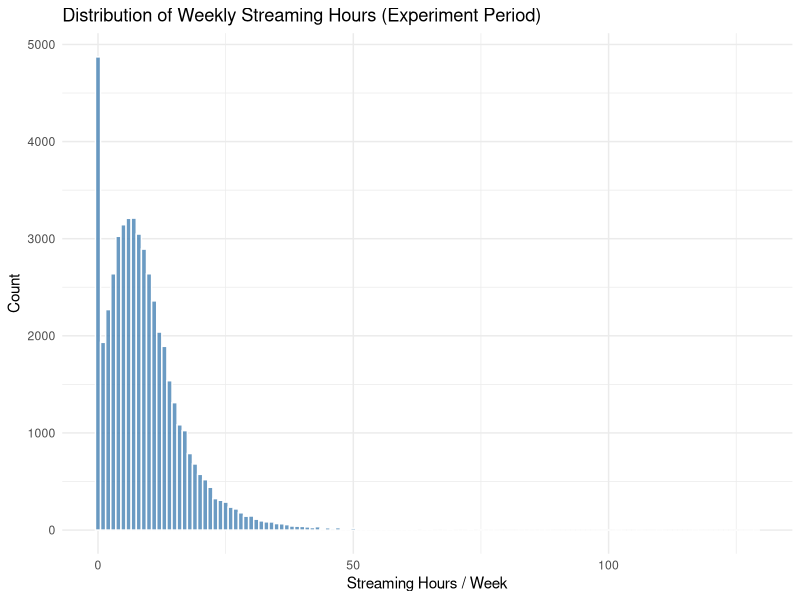
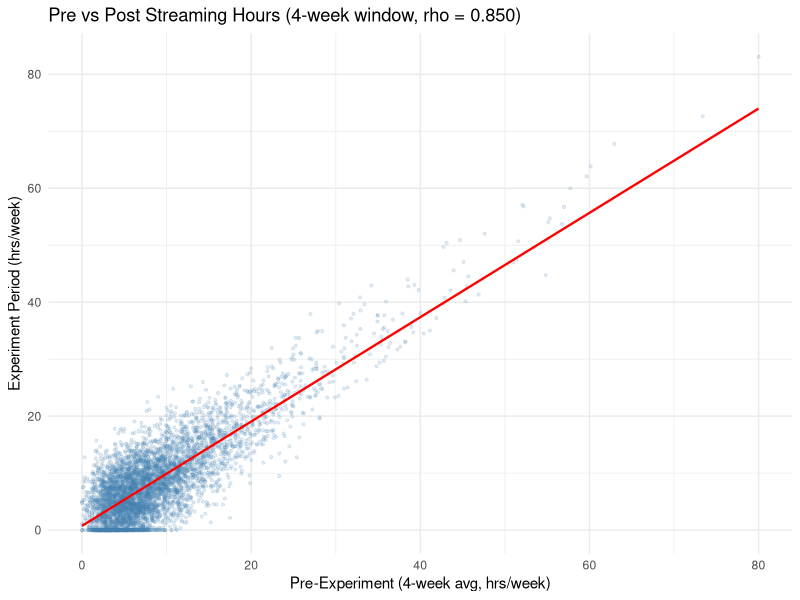
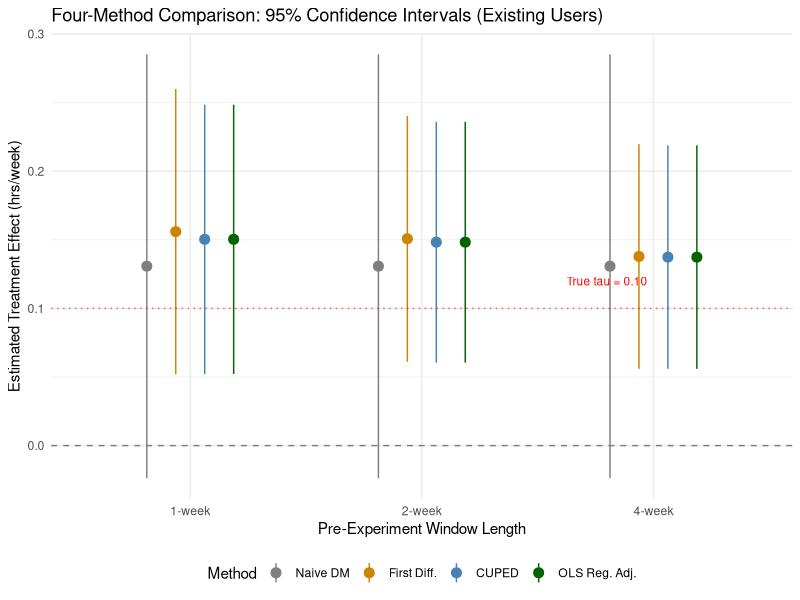

These charts were generated, in order, by the following R code:
## ---- chunk 1
knitr::opts_chunk$set(echo = TRUE, warning = FALSE, message = FALSE)
library(tidyverse)
## ---- chunk 2
set.seed(7)

N <- 50000               # total users
new_user_frac <- 0.20    # 20% new users (no history)
log_mean <- log(7)       # baseline median ~7 hrs/week
log_sd <- 0.7            # right-skewed spread
noise_sd <- 4.0          # week-to-week noise (tuned for rho ~ 0.77)
tau <- 0.10              # treatment effect: +0.10 hrs/week
n_pre_weeks <- 4         # 4 weeks of pre-experiment data
## ---- chunk 3
n_new <- round(N * new_user_frac)
n_existing <- N - n_new

users <- tibble(
  user_id = 1:N,
  is_new = c(rep(TRUE, n_new), rep(FALSE, n_existing)),
  baseline_mu = rlnorm(N, meanlog = log_mean, sdlog = log_sd),
  treatment = sample(c(0L, 1L), N, replace = TRUE)
)

cat(sprintf("Treatment: %d | Control: %d\n",
            sum(users$treatment == 1), sum(users$treatment == 0)))
cat(sprintf("New: %d | Existing: %d\n", n_new, n_existing))
## ---- chunk 4
generate_week <- function(baseline_mu, treatment_indicator = NULL, tau_val = 0) {
  n <- length(baseline_mu)
  noise <- rnorm(n, mean = 0, sd = noise_sd)
  hours <- baseline_mu + noise
  if (!is.null(treatment_indicator)) {
    hours <- hours + tau_val * treatment_indicator
  }
  return(pmax(hours, 0))
}

pre_weeks <- map(1:n_pre_weeks, ~ generate_week(users$baseline_mu))
names(pre_weeks) <- paste0("pre_week_", 1:n_pre_weeks)

post_week <- generate_week(users$baseline_mu, users$treatment, tau)
## ---- chunk 5
sim_data <- users %>%
  bind_cols(as_tibble(pre_weeks)) %>%
  mutate(
    post_week = post_week,
    pre_1wk = pre_week_4,
    pre_2wk = (pre_week_3 + pre_week_4) / 2,
    pre_4wk = (pre_week_1 + pre_week_2 + pre_week_3 + pre_week_4) / 4
  ) %>%
  mutate(
    pre_1wk = if_else(is_new, NA_real_, pre_1wk),
    pre_2wk = if_else(is_new, NA_real_, pre_2wk),
    pre_4wk = if_else(is_new, NA_real_, pre_4wk)
  )

head(sim_data %>% select(user_id, is_new, treatment, pre_1wk, pre_4wk, post_week), 10)
## ---- chunk 6
ggplot(sim_data, aes(x = post_week)) +
  geom_histogram(binwidth = 1, fill = "steelblue", color = "white", alpha = 0.8) +
  labs(title = "Distribution of Weekly Streaming Hours (Experiment Period)",
       x = "Streaming Hours / Week", y = "Count") +
  theme_minimal()
## ---- chunk 7
cat(sprintf("Mean:   %.2f hrs/week\n", mean(sim_data$post_week)))
cat(sprintf("Median: %.2f hrs/week\n", median(sim_data$post_week)))
cat(sprintf("SD:     %.2f\n", sd(sim_data$post_week)))
cat(sprintf("Zero-hours users: %.1f%%\n", mean(sim_data$post_week == 0) * 100))
## ---- chunk 8
existing <- sim_data %>% filter(!is_new)

rho_1 <- cor(existing$pre_1wk, existing$post_week)
rho_2 <- cor(existing$pre_2wk, existing$post_week)
rho_4 <- cor(existing$pre_4wk, existing$post_week)

tibble(
  Window = c("1 week", "2 weeks", "4 weeks"),
  rho = round(c(rho_1, rho_2, rho_4), 3),
  `Theoretical VR` = paste0(round(c(rho_1, rho_2, rho_4)^2 * 100, 1), "%")
) %>% knitr::kable()
## ---- chunk 9
existing %>%
  sample_n(5000) %>%
  ggplot(aes(x = pre_4wk, y = post_week)) +
  geom_point(alpha = 0.15, size = 0.8, color = "steelblue") +
  geom_smooth(method = "lm", se = FALSE, color = "red", linewidth = 0.8) +
  labs(title = sprintf("Pre vs Post Streaming Hours (4-week window, rho = %.3f)", rho_4),
       x = "Pre-Experiment (4-week avg, hrs/week)",
       y = "Experiment Period (hrs/week)") +
  theme_minimal()
## ---- chunk 10
cuped_adjust <- function(y, x) {
  has_x <- !is.na(x)
  theta <- cov(y[has_x], x[has_x]) / var(x[has_x])
  x_mean <- mean(x[has_x])
  y_adj <- y
  y_adj[has_x] <- y[has_x] - theta * (x[has_x] - x_mean)
  return(list(y_adj = y_adj, theta = theta))
}
## ---- chunk 11
run_test_all <- function(data, pre_col, label) {
  y <- data$post_week
  x <- data[[pre_col]]
  w <- data$treatment
  has_x <- !is.na(x)

  y_t <- y[w == 1]; y_c <- y[w == 0]
  n_t <- length(y_t); n_c <- length(y_c)

  # Naive DM
  naive_est <- mean(y_t) - mean(y_c)
  naive_se <- sqrt(var(y_t) / n_t + var(y_c) / n_c)
  naive_ci <- naive_est + c(-1, 1) * 1.96 * naive_se

  # First Differences (theta = 1)
  fd <- y; fd[has_x] <- y[has_x] - x[has_x]
  fd_t <- fd[w == 1]; fd_c <- fd[w == 0]
  fd_est <- mean(fd_t) - mean(fd_c)
  fd_se <- sqrt(var(fd_t) / n_t + var(fd_c) / n_c)
  fd_ci <- fd_est + c(-1, 1) * 1.96 * fd_se

  # CUPED (optimal theta)
  res <- cuped_adjust(y, x)
  ya <- res$y_adj
  ya_t <- ya[w == 1]; ya_c <- ya[w == 0]
  cuped_est <- mean(ya_t) - mean(ya_c)
  cuped_se <- sqrt(var(ya_t) / n_t + var(ya_c) / n_c)
  cuped_ci <- cuped_est + c(-1, 1) * 1.96 * cuped_se

  # OLS Regression Adjustment
  df_ols <- tibble(y = y, w = w, x = x) %>% filter(!is.na(x))
  mod <- lm(y ~ w + x, data = df_ols)
  ols_est <- coef(mod)["w"]
  ols_se <- summary(mod)$coefficients["w", "Std. Error"]
  ols_ci <- ols_est + c(-1, 1) * 1.96 * ols_se

  sig <- function(ci) ifelse((ci[1] > 0) | (ci[2] < 0), "Yes", "No")

  tibble(
    Window = label,
    Method = c("Naive DM", "First Diff.", "CUPED", "OLS Reg. Adj."),
    Estimate = round(c(naive_est, fd_est, cuped_est, ols_est), 4),
    SE = round(c(naive_se, fd_se, cuped_se, ols_se), 4),
    `95% CI` = c(sprintf("[%.4f, %.4f]", naive_ci[1], naive_ci[2]),
                 sprintf("[%.4f, %.4f]", fd_ci[1], fd_ci[2]),
                 sprintf("[%.4f, %.4f]", cuped_ci[1], cuped_ci[2]),
                 sprintf("[%.4f, %.4f]", ols_ci[1], ols_ci[2])),
    Sig. = c(sig(naive_ci), sig(fd_ci), sig(cuped_ci), sig(ols_ci)),
    `Var. Red.` = sprintf("%.1f%%", c(0,
                   (1 - fd_se^2 / naive_se^2) * 100,
                   (1 - cuped_se^2 / naive_se^2) * 100,
                   (1 - ols_se^2 / naive_se^2) * 100))
  )
}
## ---- chunk 12
all_results <- bind_rows(
  run_test_all(existing, "pre_1wk", "1-week"),
  run_test_all(existing, "pre_2wk", "2-week"),
  run_test_all(existing, "pre_4wk", "4-week")
)

all_results %>% knitr::kable()
## ---- chunk 13
bind_rows(
  run_test_all(sim_data, "pre_1wk", "1-week"),
  run_test_all(sim_data, "pre_2wk", "2-week"),
  run_test_all(sim_data, "pre_4wk", "4-week")
) %>% knitr::kable()
## ---- chunk 14
new_users <- sim_data %>% filter(is_new)
y_t <- new_users$post_week[new_users$treatment == 1]
y_c <- new_users$post_week[new_users$treatment == 0]
est <- mean(y_t) - mean(y_c)
se <- sqrt(var(y_t) / length(y_t) + var(y_c) / length(y_c))
ci <- est + c(-1, 1) * 1.96 * se

tibble(
  Estimate = est,
  SE = se,
  `95% CI` = sprintf("[%.4f, %.4f]", ci[1], ci[2]),
  Significant = ifelse((ci[1] > 0) | (ci[2] < 0), "Yes", "No")
) %>% knitr::kable()
## ---- chunk 15
plot_data <- all_results %>%
  mutate(
    CI_lo = as.numeric(str_extract(`95% CI`, "(?<=\\[)[\\d.-]+")),
    CI_hi = as.numeric(str_extract(`95% CI`, "(?<=, )[\\d.-]+(?=\\])"))
  ) %>%
  rename(Est = Estimate)

plot_data$Window <- factor(plot_data$Window, levels = c("1-week", "2-week", "4-week"))
plot_data$Method <- factor(plot_data$Method, levels = c("Naive DM", "First Diff.", "CUPED", "OLS Reg. Adj."))

ggplot(plot_data, aes(x = Window, y = Est, color = Method)) +
  geom_pointrange(aes(ymin = CI_lo, ymax = CI_hi),
                  position = position_dodge(width = 0.5), size = 0.6) +
  geom_hline(yintercept = 0, linetype = "dashed", color = "gray50") +
  geom_hline(yintercept = tau, linetype = "dotted", color = "red", alpha = 0.6) +
  annotate("text", x = 2.8, y = tau + 0.02, label = sprintf("True tau = %.2f", tau),
           color = "red", size = 3) +
  scale_color_manual(values = c("Naive DM" = "gray50", "First Diff." = "orange3",
                                "CUPED" = "steelblue", "OLS Reg. Adj." = "darkgreen")) +
  labs(title = "Four-Method Comparison: 95% Confidence Intervals (Existing Users)",
       y = "Estimated Treatment Effect (hrs/week)",
       x = "Pre-Experiment Window Length") +
  theme_minimal() +
  theme(legend.position = "bottom")
